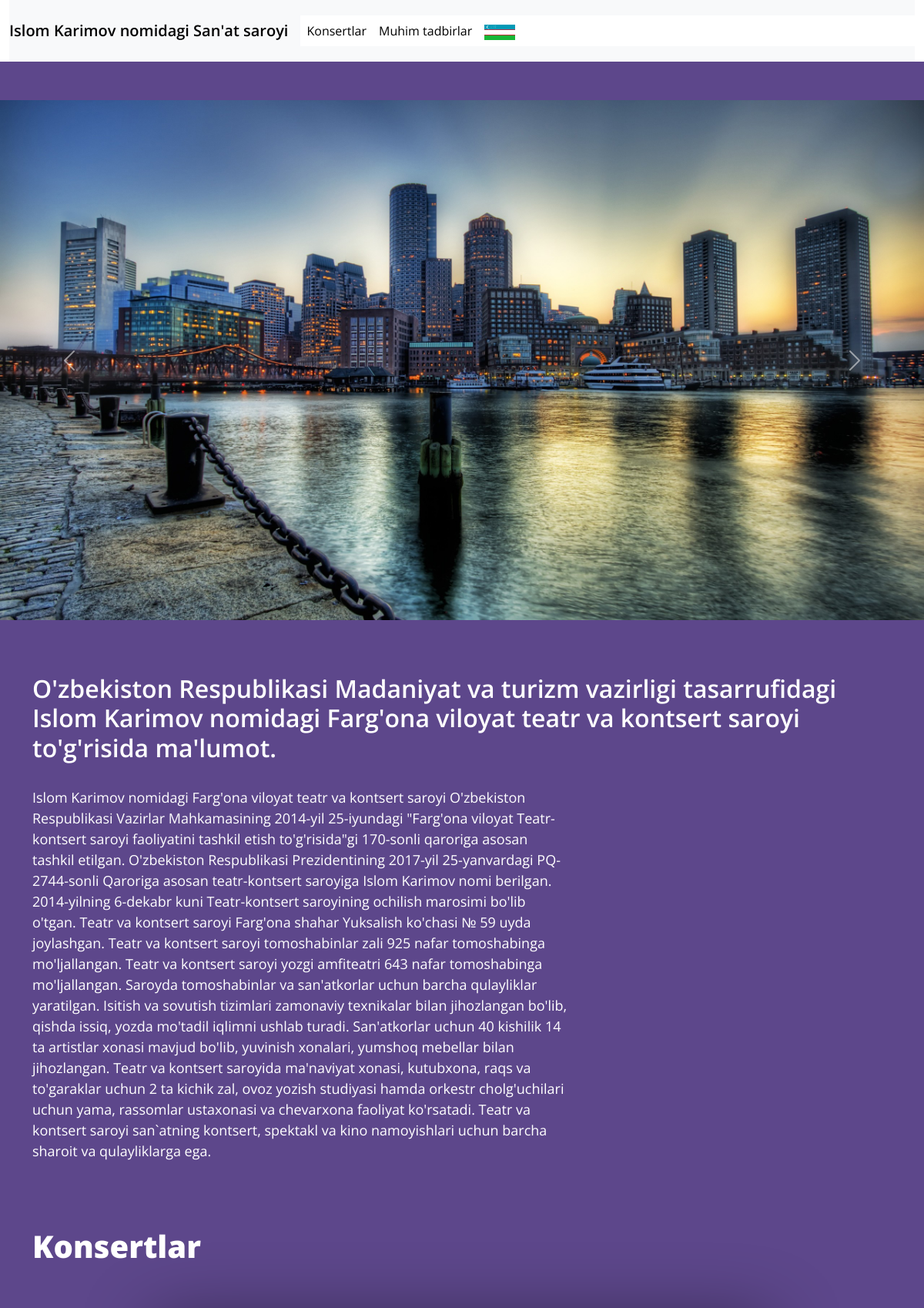
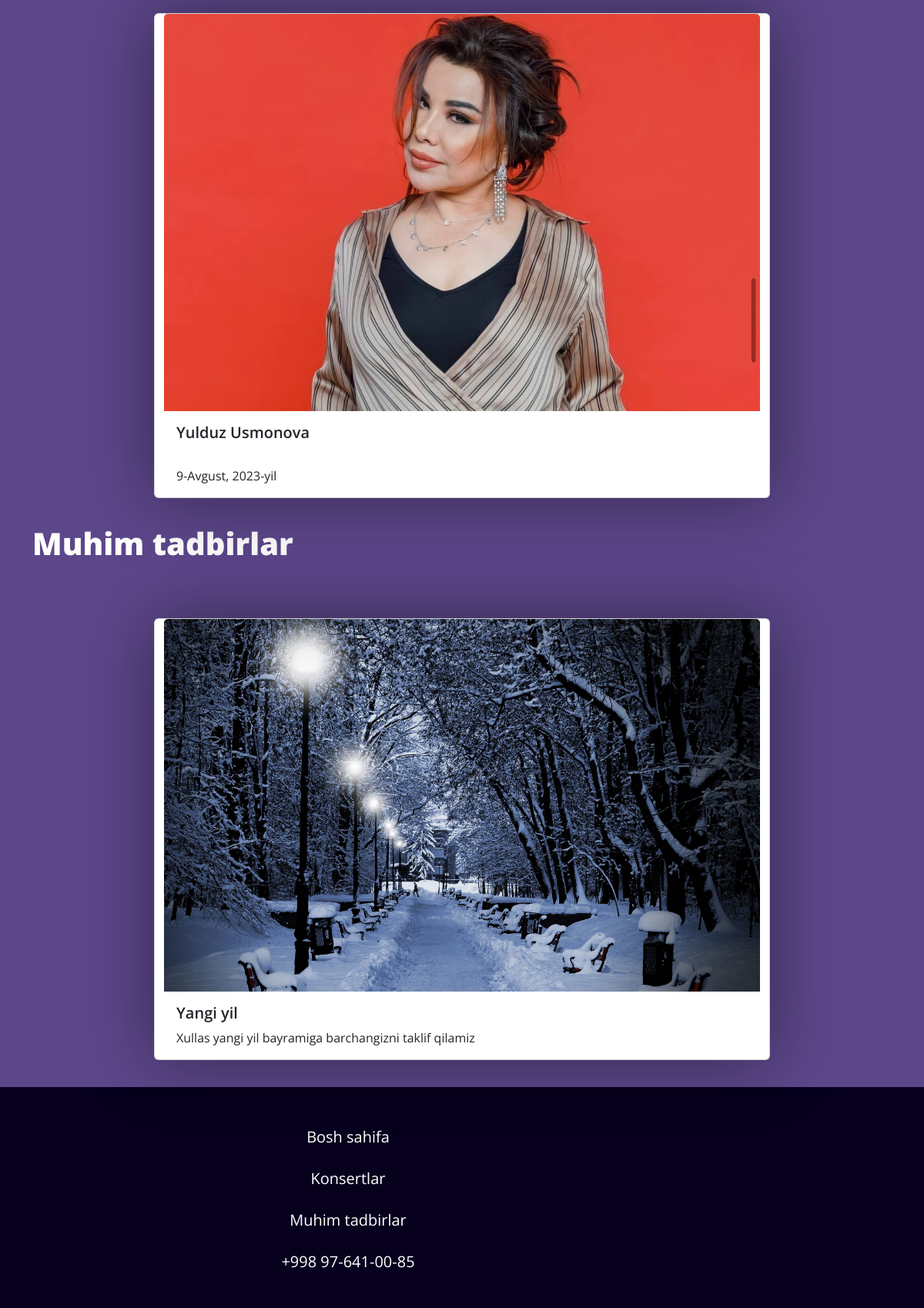
Page /uz/ (upper part) on the committed database (2 pictures, top to bottom).
### pages/models.py (models this page shows, shortened)
class BannerImage(models.Model):
    image = models.ImageField(upload_to='images/banner', verbose_name='Banner uchun rasm')
    class Meta:
        verbose_name = 'Banner rasmi '
        verbose_name_plural = '1. Banner rasmlari'

class Consert(models.Model):
    name = models.CharField(max_length=200, verbose_name="Konsert nomi yoki artist ismi")
    image = models.ImageField(upload_to='images/consert', verbose_name="Konsert uchun rasm yuklang")
    date = models.DateField(auto_now=False, auto_now_add=False, verbose_name="Sana")
    language = models.CharField(max_length=10, verbose_name="Ma'lumot chiqariladigan til", choices=LANGUAGE_CHOICES, default=UZ)
    class Meta:
        verbose_name = 'Konsert '
        verbose_name_plural = '2. Konsertlar'

class Event(models.Model):
    name = models.CharField(max_length=200, verbose_name="Tadbir nomi")
    image = models.ImageField(upload_to='images/event', verbose_name="Tadbir uchun rasm yuklang")
    date = models.DateField(auto_now=False, auto_now_add=False, verbose_name="Sana")
    description = models.TextField(null=True, blank=True, verbose_name="Tadbir haqida qisqacha ma'lumot")
    language = models.CharField(max_length=10, verbose_name="Ma'lumot chiqariladigan til", choices=LANGUAGE_CHOICES, default=UZ)
    class Meta:
        verbose_name = 'Tadbir '
        verbose_name_plural = '3. Tadbirlar'

### pages/views.py (the view)
# urls.py: path('<slug:language>/', views.language_choices_page, name='_language_choices_page'),
def language_choices_page(request: WSGIRequest, language):
    if not (language in LANGUAGES):
        raise Http404
    context = {
        'banners': BannerImage.objects.all(),
        'conserts': Consert.objects.filter(language=language),
        'events': Event.objects.filter(language=language),
        'language': get_language_static(language),
        'data': ARGUMENTS[language]
    }
    response = render(request, 'index.html', context)
    response.set_cookie(LANGUAGE_ITEM, language)
    return response

### pages/views.py (called while the page is built)
def get_language_static(language: str):
    _dict = {}
    _dict['active'] = {
        'image': f'images/{language}.jpg',
        'code': language
    }
    _dict['deactive'] = []
    for i in LANGUAGES:
        if i != language:
            _dict['deactive'].append({
                'image': f'images/{i}.jpg',
                'url': i
            })
    return _dict

### templates/index.html (shortened to what this page needs)
{% load static %}
<!DOCTYPE html>
<html lang="en">
<head>
    <link rel="stylesheet" href="{% static 'style.css' %}">
    <link rel="stylesheet" href="https://cdn.jsdelivr.net/npm/bootstrap@5.3.0/dist/css/bootstrap.min.css">
    <link rel="stylesheet" href="{% static 'responsive.css' %}">
</head>
<body>
    <div class="navbar-head">
        <div class="container-fluid" style="background: #fff">
            <nav class="navbar navbar-expand-lg bg-light" style="height: 80px;">
                <a class="navbar-brand" href="#" style="font-weight: 600;font-family: 'Open Sans', sans-serif;">
                    {{data.nav_name}}
                </a>
                <div class="collapse navbar-collapse" id="navbarNavDropdown" style="background: white">
                    <ul class="navbar-nav" style="background: white">
                        <li class="nav-item" style="background: white">
                            <a class="nav-link active" aria-current="page" style="font-family: 'Open Sans', sans-serif;"
                                href="#concerts">{{data.consert}}</a>
                        </li>
                        <li class="nav-item">
                            <a class="nav-link active" aria-current="page" style="font-family: 'Open Sans', sans-serif;"
                                href="#events">{{data.event}}</a>
                        </li>
                        <li class="nav-item dropdown">
                            <a class="nav-link dropdown-toggle" style="color: #fff !important;" href="#" role="button"
                                data-bs-toggle="dropdown" aria-expanded="false">
                                <img src="{% static language.active.image %}" style="width: 40px;height: 20px;" alt="">
                            </a>
                        </li>
                    </ul>
            </nav>
        </div>
    </div>
    <div class="section-slider">
        <div>
            <div id="carouselControls" class="carousel slide" data-ride="carousel">
                <div class="carousel-inner">
                    {% for i in banners %}
                    <div class="carousel-item {% if forloop.counter == 1 %}active{% endif %}">
                        <img src="{{ i.image.url }}" class="d-block w-100 h-100 changeX1" alt="...">
                    </div>
                    {% endfor %}
                </div>
                <a class="carousel-control-prev" href="#carouselControls" role="button" data-slide="prev">
                    <span class="carousel-control-prev-icon" aria-hidden="true"></span>
                </a>
                <a class="carousel-control-next" href="#carouselControls" role="button" data-slide="next">
                    <span class="carousel-control-next-icon" aria-hidden="true"></span>
                </a>
            </div>
        </div>
    </div>
    <div class="section-note">
        <div class="container">
            <div class="row">
                <div class="col-12">
                    <h2 style="font-family: 'Open Sans', sans-serif;font-weight: 600;color:#fff;">
                        {{data.info_title}}
                    </h2><br>
                </div>
            </div>
        </div>
        <div class="container">
            <div class="row">
                <div class="col-6">
                    <p class="changeX2">
                       {{data.info_description}}
                    </p>
                </div>
                <div class="col-6">
                </div>
            </div>
        </div>
    </div>
    <div class="section-concert" id="concerts">
        <div class="container">
            <div class="row">
                <div class="col-6">
                    <h1 class="changeX4">
                        {{data.consert}}
                    </h1>
                </div>
            </div>
        </div>
        <div class="container">
            <div class="row change_row" style="justify-content: center">
                {% for i in conserts %}
                <div class="card changeX8" style="width: 18rem;margin: 15px">
                    <img src="{{ i.image.url }}" class="card-img-top" alt="...">
                    <div class="card-body">
                        <h5 class="card-title">{{i.name}}</h5> <br>
                        <p class="card-text">{{i.date}}</p>
                    </div>
                </div>
                {% endfor %}
            </div>
        </div>
        <div class="section-concert" id="events">
            <div class="container">
                <div class="row">
                    <div class="col-6">
                        <h1 class="changeX4">
                            {{data.event}}
                        </h1>
                    </div>
                </div>
            </div>
            <div class="container">
                <div class="row change_row" style="justify-content: center">
                    {% for i in events %}
                    <div class="card changeX8" style="width: 18rem;margin: 15px">
                        <img src="{{ i.image.url }}" class="card-img-top" alt="...">
                        <div class="card-body">
                            <h5 class="card-title">{{i.name}}</h5>
                            <p class="card-text">
                                {{i.description}}
                            </p>
                        </div>
                    </div>
                    {% endfor %}
                </div>
            </div>
            <div class="section-footer">
                <div class="container">
                    <div class="row change_row">
                        <div class="col-4">
                            <li class="changeX_li">
                                <a href="#">{{data.main_page}}</a>
                            </li>
                            <br>
                            <li class="changeX_li">
                                <a href="#concerts">{{data.consert}}</a>
                            </li>
                            <br>
                            <li class="changeX_li">
                                <a href="#events">{{data.event}}</a>
                            </li>
                            <br>
                            <li class="changeX_li">
                                <a href="tel:+998 97-641-00-85">+998 97-641-00-85</a>
                            </li>
                        </div>
                        <br>
                        <br>
                    </div>
                </div>
            </div>
        </div>
    </div>
</body>
</html>

### static/style.css (style rules this page uses)
* { margin: 0; padding: 0; box-sizing: border-box; }
body { background-color: #5D478B !important; }
.changeX1 { height: 1000px; }
.section-note, .section-concert, .section-footer { margin-top: 70px; }
.changeX2 { font-size: 18px; font-family: 'Open Sans', sans-serif; color: #fff; }
.changeX4 { font-family: 'Open Sans', sans-serif; font-weight: 900; color: #fff; }
.changeX8 { -webkit-box-shadow: 0px 0px 93px 1px rgba(0, 0, 0, 0.44); -moz-box-shadow: 0px 0px 93px 1px rgb a(0, 0, 0, 0.44); box-shadow: 0px 0px 93px 1px rgba(0, 0, 0, 0.44); transition: 1s; }
.section-footer { background-color: #08011e; width: 100%; height: 400px; }
.changeX_li { text-align: center; list-style: none; color: white; }
.changeX_li > a { color: white; text-decoration: none; font-size: 20px; padding: 10px; font-family: 'Open Sans', sans-serif; }
.change_row { transform: translateY(50px); }
.card-title , .card-text { font-family: 'Open Sans', sans-serif; }
.card-title { font-weight: 600; }

### static/responsive.css (style rules this page uses)
@media only screen and (max-width: 1200px) { .section-slider { margin-top: 50px; } }
@media only screen and (max-width: 1200px) { .changeX2 { width: 700px; } }
@media only screen and (max-width: 1200px) { .change_row { flex-direction: column !important; } }
@media only screen and (max-width: 1200px) { .section-footer { height: 600px; } }
@media only screen and (max-width: 1200px) { .changeX_li { width: 250px; } }
@media only screen and (max-width: 1200px) { .changeX8 { width: 50rem !important; } }
@media only screen and (max-width: 1200px) { .change_row { align-content: center; } }

### rows in the picture
BannerImage: image (picture)
Consert: image (picture), name "Yulduz Usmonova", date "9-Avgust, 2023-yil"
Event: image (picture), name "Yangi yil", description "Xullas yangi yil bayramiga barchangizni taklif qilamiz"

### other values in the picture
{{ data.nav_name }} "Islom Karimov nomidagi San'at saroyi"
{{ data.consert }} "Konsertlar"
{{ data.event }} "Muhim tadbirlar"
{{ data.info_title }} "O'zbekiston Respublikasi Madaniyat va turizm vazirligi tasarrufidagi Islom Karimov nomidagi Farg'ona viloyat teatr va kontsert saroyi to'g'risida ma'lumot."
{{ data.main_page }} "Bosh sahifa"
